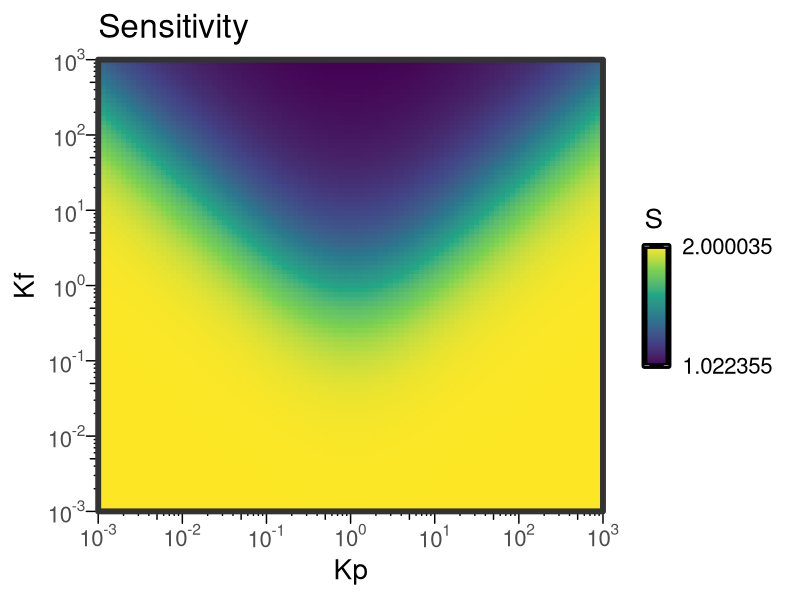
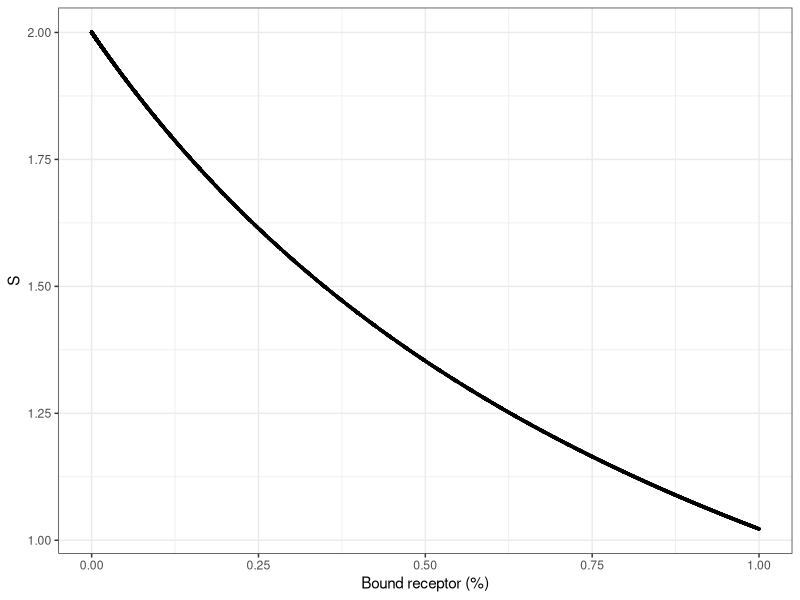
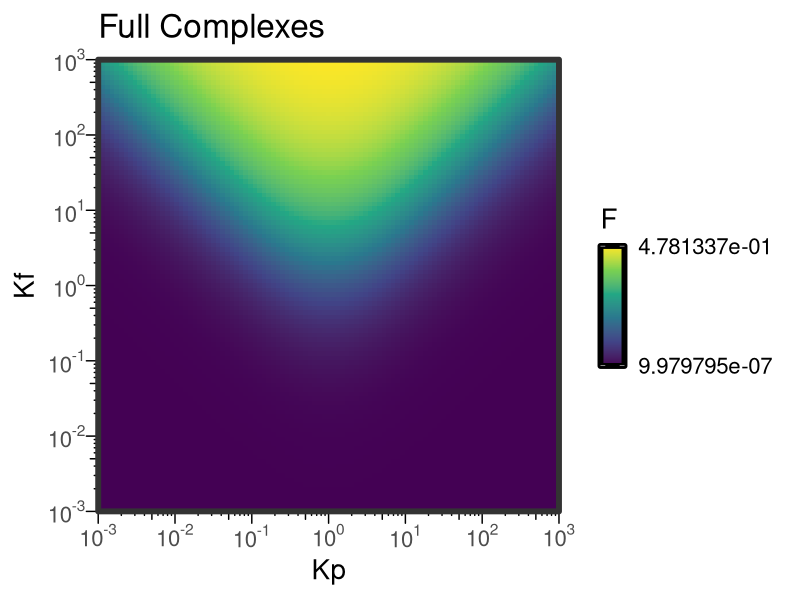

Generate these figures, in order, with R: (Note: a time limit stopped this script after it produced the figures.)
library(tidyverse)
library(ggridges)
library(pracma)

myligands = colorRampPalette(c("midnightblue","skyblue3","green", "green4")) # ligand colors
# model ALA
model_ALA = function(kfmin = -3,kfmax = 3,cmin = 0, cmax = 0, cres = 1, e = 1, kpmax = 3, kpmin = -3, A0 = 1, kfres = 101, kpres = 101){
  #preparing the different matrices for the different parameters
  C0 = logspace(cmin, cmax, cres)
  Kf = logspace(kfmin, kfmax, kfres)
  Kp = logspace(kpmin, kpmax, kpres)
  F = array(dim = c(kpres, kfres, cres)) #full complex
  P =  array(dim = c(kpres, kfres, cres)) #partial complex A bound to ligand
  A =  array(dim = c(kpres, kfres, cres)) #receptor A
  S = array(dim = c(kpres, kfres, cres)) #sensitivity
  
  #filling the different variables based on the different parameters
  for (c in seq_along(C0)) {
    for (kp in seq_along(Kp)) {
      for (kf in seq_along(Kf)) {
        x = 8*A0*Kf[kf]*Kp[kp]*C0[c] + (1 + Kp[kp]*C0[c])^2
        F[kf, kp, c] = (4*A0*Kf[kf]*Kp[kp]*C0[c] + (1 + Kp[kp]*C0[c])^2 - (1 + Kp[kp]*C0[c])*sqrt(x))/
          (8*Kf[kf]*Kp[kp]*C0[c])
        P[kf, kp, c] = Kp[kp]*C0[c]*(A0 - 2*F[kf, kp, c])/(1 + Kp[kp]*C0[c])
        A[kf, kp, c] = A0 - P[kf, kp, c] - 2*F[kf, kp, c]
        S[kf, kp, c] = (4*A0*Kf[kf]*Kp[kp]*C0[c])/
          (4*A0*Kf[kf]*Kp[kp]*C0[c] + (1 + Kp[kp]*C0[c])^2 - (1 + Kp[kp]*C0[c])*sqrt(x))*
          (1 - (1 + Kp[kp]*C0[c])/(sqrt(x)))
      }
    }
  }
  
  dynamics = tibble(expand.grid(C0 = C0, Kf = Kf, Kp = Kp), F = c(F), S = c(S), E = c(e*F),
                    P = c(P), A = c(A))
  dynamics
}  

#a data frame holding the data for figures 3B, C and sup fig 2A
ALA = tibble(F = model_ALA()$F,
            S = model_ALA()$S,
            C0 = model_ALA()$C0,
            Kf = model_ALA()$Kf,
            Kp = model_ALA()$Kp,
            A = model_ALA()$A)

# figure 3B
ALA %>% 
  ggplot(aes(Kp, Kf, fill = S)) + 
  geom_tile() + 
  scale_fill_viridis_c(limits = c(min(ALA$S), max(ALA$S)),
                       breaks = c(min(ALA$S), max(ALA$S)),
                       guide =
                         guide_colorbar(label = TRUE,frame.linewidth = 2,
                                        ticks = F,frame.colour = "black")
  )+
  scale_x_log10(breaks = scales::trans_breaks("log10", function(x) 10^x), limits = c(10^-3,10^3),
                labels = scales::trans_format("log10", scales::math_format(10^.x)),
                expand = c(0,0))+
  scale_y_log10(breaks = scales::trans_breaks("log10", function(x) 10^x), limits = c(10^-3,10^3),
                labels = scales::trans_format("log10", scales::math_format(10^.x)),
                expand = c(0,0))+
  annotation_logticks(outside = T)+
  coord_cartesian(clip = "off") +
  labs(title = "Sensitivity") + 
  theme_bw(base_line_size = 0, base_size = 20,base_rect_size = 2)+
  theme(text=element_text(size=20))

#figure 3C
ALA %>% 
  ggplot(aes(F/max(F), S)) + # the x axis gives the percerntage of bound receptor
  geom_point(size = 0.5) + 
  theme_bw()+
  labs(x = "Bound receptor (%)")

#supplementary figure 2A
ALA %>% 
  ggplot(aes(Kp, Kf, fill = F)) + 
  geom_tile() + 
  scale_fill_viridis_c(limits = c(min(ALA$F), max(ALA$F)),
                       breaks = c(min(ALA$F), max(ALA$F)),
                       guide =
                         guide_colorbar(label = TRUE,frame.linewidth = 2,
                                        ticks = F,frame.colour = "black")
  )+
  scale_x_log10(breaks = scales::trans_breaks("log10", function(x) 10^x), limits = c(10^-3,10^3),
                labels = scales::trans_format("log10", scales::math_format(10^.x)),
                expand = c(0,0))+
  scale_y_log10(breaks = scales::trans_breaks("log10", function(x) 10^x), limits = c(10^-3,10^3),
                labels = scales::trans_format("log10", scales::math_format(10^.x)),
                expand = c(0,0))+
  annotation_logticks(outside = T)+
  coord_cartesian(clip = "off") +
  labs(title = "Full Complexes") + 
  theme_bw(base_line_size = 0, base_size = 20,base_rect_size = 2)+
  theme(text=element_text(size=20))

#preparing figures 2D-F

set.seed(10^6)  
Edist =  tibble(a0s = rgamma(n = 100000, shape = 1/(0.5^2), scale = 0.5^2), 
                f1 = NA, f2 = NA, f3 = NA, f4 = NA, f5 = NA)
Ks = tibble(Kf = c(-2,-1,0,1,2.7), Kp = c(-2.7,1,0,-1,2), e = NA)

for (a0 in seq_along(Edist$a0s)) {
  for (k in seq_along(Ks$Kf)) {
    e = 1/model_ALA(A0 = 1, kfres = 1, kpres = 1,
                  kfmin = Ks$Kf[k], kfmax = Ks$Kf[k], 
                  kpmax = Ks$Kp[k], kpmin = Ks$Kp[k])$F #to get all the vectors to average at one
    Edist[a0,k+1] = model_ALA(A0 = Edist$a0s[[a0]], kfres = 1, kpres = 1,
                             kfmin = Ks$Kf[k], kfmax = Ks$Kf[k], 
                             kpmax = Ks$Kp[k], kpmin = Ks$Kp[k], e = e)$E
    if(is.na(Ks$e[k])){
      Ks$e[k] = e
    }
  }
}

#figure 3D left
Ks %>% 
  ggplot(aes(10^Kp, 10^Kf)) +
  geom_point(aes(color = as.factor(Kf))) +
  scale_color_manual(values = myligands(length(Ks$Kf)))+
  scale_x_log10(breaks = scales::trans_breaks("log10", function(x) 10^x), limits = c(10^-3,10^3),
                labels = scales::trans_format("log10", scales::math_format(10^.x)),
                expand = c(0,0))+
  scale_y_log10(breaks = scales::trans_breaks("log10", function(x) 10^x), limits = c(10^-3,10^3),
                labels = scales::trans_format("log10", scales::math_format(10^.x)),
                expand = c(0,0))+
  labs(x = "KP", y = "KF")+
  annotation_logticks(outside = T)+
  coord_cartesian(clip = "off") +
  theme_bw(base_line_size = 0, base_size = 20,base_rect_size = 2)+
  theme(text=element_text(size=20))
  
#figure 3D right
Ks %>% 
  ggplot(aes(0, e)) +
  geom_point(aes(color = as.factor(Kf)), size = 2.5)+
  scale_color_manual(values = myligands(length(Ks$Kf)))+
  scale_y_log10(breaks = scales::trans_breaks("log10", function(x) 10^x),
                limits = c(10^0, 10^5),
                labels = scales::trans_format("log10", scales::math_format(10^.x)),
                expand = c(0,0))+
  labs(x = "eL", y = "")+
  annotation_logticks(sides = "l", size = 0.5)+
  coord_fixed() +
  theme_bw(base_line_size = 0, base_size = 20,base_rect_size = 0)+
  theme(text=element_text(size=20), axis.text.x = element_blank())
  
  
colnames(Edist) = c("a0s", paste(round(10^Ks$Kf,3), round(10^Ks$Kp,3), round(Ks$e), sep = ";"))


# figure 2E
Edist %>% 
  pivot_longer(cols = c(2:6), names_to = "Ligand (KF;KP)") %>% 
  ggplot(aes(value, `Ligand (KF;KP)`, fill = `Ligand (KF;KP)`))+
  geom_density_ridges(alpha = 0.7)+
  theme_bw(base_size = 30,base_rect_size = 2, base_line_size = 0)+
  coord_fixed()+
  scale_x_log10(breaks = scales::trans_breaks("log10", function(x) 10^x),
                labels = scales::trans_format("log10", scales::math_format(10^.x))) + 
  annotation_logticks(size = 1, sides = "b")+
  scale_fill_manual(values = myligands(length(Ks$Kf)))+
  theme(legend.position = "none")


Ks$Ecv = unlist(lapply(Edist[2:6], std))

#figure 3F
Ks %>% 
  ggplot(aes(Ecv, as.factor(Kf))) +
  geom_col(aes(fill = as.factor(Kf)), alpha = 0.7) +
  theme_bw(base_size = 30,base_rect_size = 2,
           base_line_size = 0)+
  scale_x_continuous(limits = c(0, max(Ks$Ecv)), expand = c(0,0)) +
  scale_fill_manual(name = "K111",values = myligands(length(unique(Ks$Kf))))+
  labs(y = "Ligand", x = expression(paste(sigma, "(E)"))) +
  theme(axis.ticks = element_line(size = 1),
    legend.position = "none")  

# preparing supplementary figure 2B
Ks$S = NA 
for (s in seq_along(Ks$S)) {
  Ks$S[s] = model_ALA(A0 = 1, kfres = 1, kpres = 1,
                      kfmin = Ks$Kf[s], kfmax = Ks$Kf[s], 
                      kpmax = Ks$Kp[s], kpmin = Ks$Kp[s])$S
}

#supplementary figure 2B
Ks %>% 
  ggplot(aes(S, Ecv)) + 
  geom_smooth(color = "black",se = F,method = "lm", formula = y~x)+
  geom_point(aes(color = as.factor(round(Kf, 3))))+
  scale_color_manual(values = myligands(5))+
  labs(x = "Sensitivity (S)", y = expression(paste("Response Variability (", sigma, "(E))"))) +
  coord_fixed() + 
  theme_bw(base_size = 30,base_rect_size = 2,
           base_line_size = 0)+
  theme(legend.position = "none")
